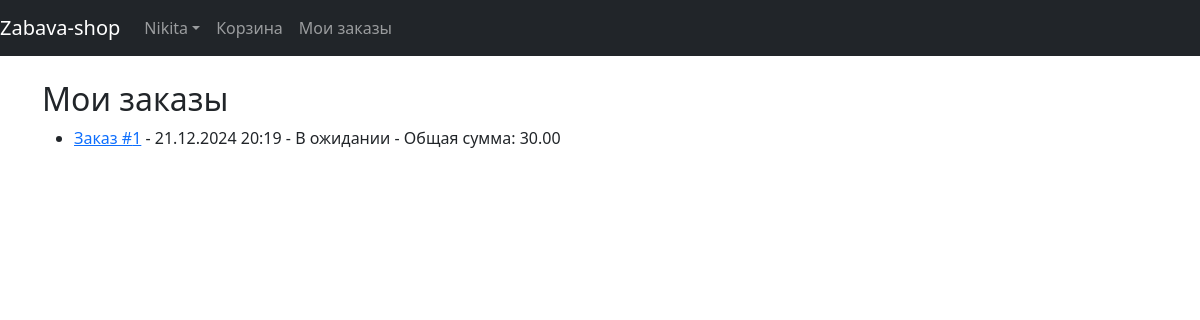
Page /my-orders/ (signed in) on the committed database.
### users/models.py (models this page shows)
class CustomUser(AbstractUser):
    user_balance= models.DecimalField(max_digits=10, decimal_places=2, default=0)

### orders/models.py (models this page shows, shortened)
class Order(models.Model):
    STATUS_CHOICES = [
        ('PENDING', 'В ожидании'),
        ('PROCESSING', 'В обработке'),
        ('COMPLETED', 'Завершен'),
        ('CANCELLED', 'Отменен'),
    ]
    user = models.ForeignKey(CustomUser, on_delete=models.CASCADE)
    created_at = models.DateTimeField(default=timezone.now)
    status = models.CharField(max_length=20, choices=STATUS_CHOICES, default='PENDING')
    total = models.DecimalField(max_digits=10, decimal_places=2, default=0)
    address = models.CharField(max_length=200, default= '')
    phone = models.CharField(max_length=13, default= '')

### orders/views.py (the view)
# urls.py: path('my-orders/', OrderListView.as_view(), name='order_list'),
class OrderListView(LoginRequiredMixin, ListView):
    model = Order
    template_name = 'order/order_list.html'
    context_object_name = 'orders'
    paginate_by = 10
    def get_queryset(self):
        return Order.objects.filter(user=self.request.user).order_by('-created_at')

### templates/order/order_list.html
{% extends 'base.html' %}
{% block content %}
  <h2>Мои заказы</h2>
  {% if orders %}
    <ul>
      {% for order in orders %}
        <li>
          <a href="{% url 'order_detail' order.id %}">Заказ #{{ order.id }}</a>
          - {{ order.created_at|date:'d.m.Y H:i' }}
          - {{ order.get_status_display }}
          - Общая сумма: {{ order.total }}
        </li>
      {% endfor %}
    </ul>
  {% else %}
    <p>У вас пока нет заказов.</p>
  {% endif %}
{% endblock %}

### templates/base.html (shortened to what this page needs)
<!DOCTYPE html>
<html lang="en">
  <head>
    <link href="https://cdn.jsdelivr.net/npm/bootstrap@5.3.3/dist/css/bootstrap.min.css" rel="stylesheet" />
  </head>
  <body>
    <nav class="navbar navbar-expand-md navbar-dark bg-dark mb-4">
      <a class="navbar-brand" href="{% url 'home' %}">Zabava-shop</a>
      <div class="collapse navbar-collapse" id="navbarCollapse">
        {% if user.is_authenticated %}
          <ul class="navbar-nav ml-auto">
            <li class="nav-item">
              <a class="nav-link dropdown-toggle" href="#" id="userMenu" data-bs-toggle="dropdown" aria-haspopup="true" aria-expanded="false">{{ user.username }}</a>
            </li>
            <li class="nav-item">
              <a class="nav-link" href="{% url 'cart' %}">Корзина</a>
            </li>
            <li>
              <a class="nav-link" href="{% url 'order_list' %}">Мои заказы</a>
            </li>
          </ul>
        {% else %}
          <form class="form-inline ml-auto">
            <a href="{% url 'login' %}" class="btn btn-outline-secondary">Log In</a>
            <a href="{% url 'signup' %}" class="btn btn-primary ml-2">Sign up</a>
          </form>
        {% endif %}
      </div>
    </nav>
    <div class="container">
      {% block content %}
      {% endblock %}
    </div>
  </body>
</html>

### rows in the picture
CustomUser: username "Nikita"
Order: id "1", created_at "21.12.2024 20:19", status "В ожидании", total "30.00"
